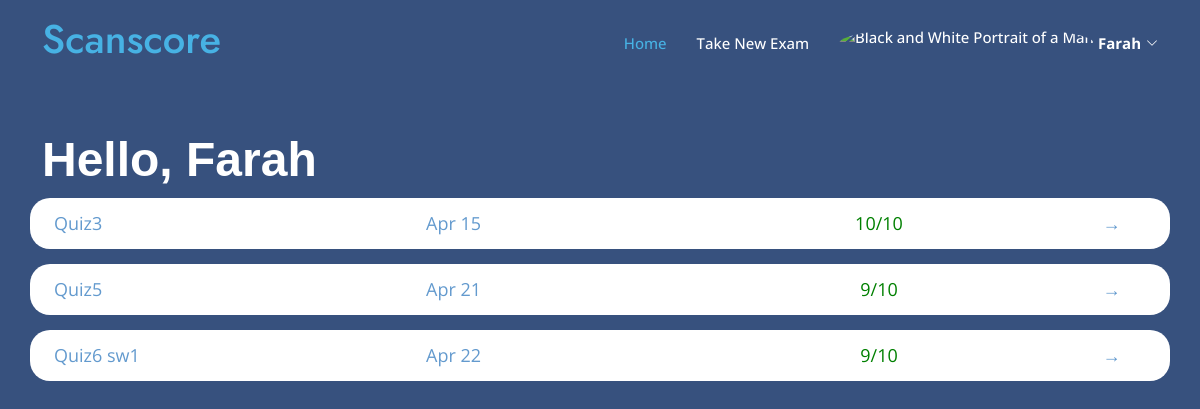
/student_dashboard/ (signed in), run on an earlier commit of the app's database.
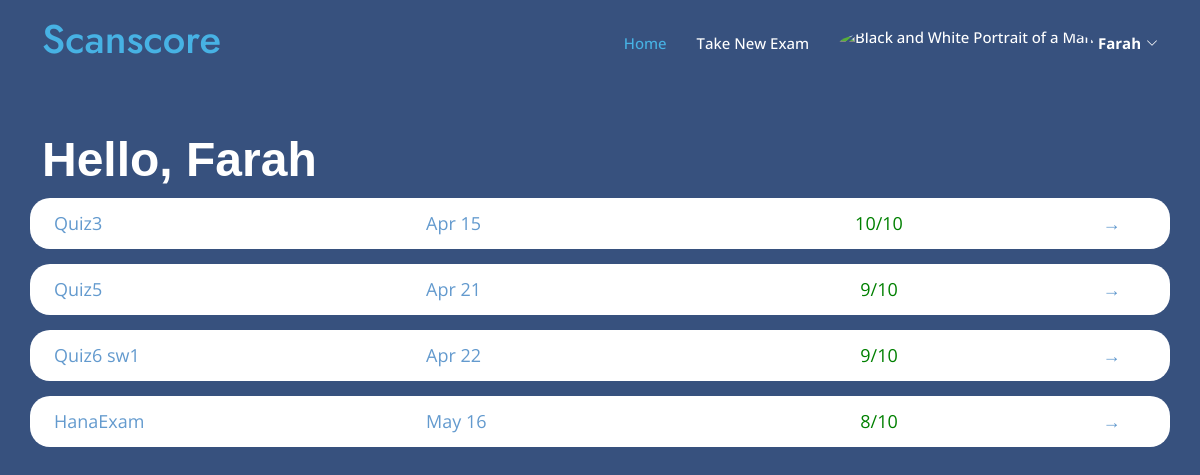
And on a later commit of the database.
### myapp/models.py (models this page shows)
class ExamSubmission(models.Model):
    exam = models.ForeignKey(Exam, on_delete=models.CASCADE,related_name='submissions') #related name is used to access the submissions of a particular exam
    student = models.ForeignKey(User, on_delete=models.CASCADE,related_name='submissions') #related name is used to access the submissions of a particular student
    student_answer = models.TextField(max_length=10000)
    score = models.IntegerField()
    time_submitted = models.DateTimeField(auto_now_add=True)
    is_graded = models.BooleanField(default=False)
    is_approved = models.BooleanField(default=False) #If the teacher approves the grade , this will be set to true and then the student can see the grade

class Exam(models.Model):
    name = models.CharField(max_length=100)
    teacher = models.ForeignKey(User, on_delete=models.CASCADE)
    question= models.TextField(max_length=10000)
    model_answer = models.TextField(max_length=10000)
    keywordsList = models.TextField(max_length=10000,null=True,blank=True)
    is_active = models.BooleanField(default=False)
    time_created = models.DateTimeField(auto_now_add=True)
    time_updated = models.DateTimeField(auto_now=True)

### myapp/views.py (the view)
# urls.py: path('student_dashboard/', views.student_dashboard, name='student_dashboard'),
def student_dashboard(request):
    if not hasattr(request.user, 'student'): # Check if the user is a student
        return HttpResponseForbidden("You are not authorized to view this page.")
    student_submissions = ExamSubmission.objects.filter(student=request.user)
    return render(request, 'myapp/student/student_dashboard.html', {'student_submissions': student_submissions})

### templates/myapp/student/student_dashboard.html (shortened to what this page needs)
{% load static %}
<!DOCTYPE html>
<html lang="en">
<head>
    <link href="{% static 'vendor/aos/aos.css' %}" rel="stylesheet">
    <link href="{% static 'vendor/bootstrap/css/bootstrap.min.css' %}" rel="stylesheet">
    <link href="{% static 'vendor/bootstrap-icons/bootstrap-icons.css' %}" rel="stylesheet">
    <link href="{% static 'vendor/boxicons/css/boxicons.min.css' %}" rel="stylesheet">
    <link href="{% static 'vendor/glightbox/css/glightbox.min.css' %}" rel="stylesheet">
    <link href="{% static 'vendor/remixicon/remixicon.css' %}" rel="stylesheet">
    <link href="{% static 'vendor/swiper/swiper-bundle.min.css' %}" rel="stylesheet">
    <link href="{% static 'css/style1.css' %}" rel="stylesheet">
</head>
<body>
    <header id="header" class="fixed-top">
        <div class="container d-flex align-items-center">
            <h1 class="me-auto"><a href="{% url 'login' %}">Scanscore</a></h1>
            <nav id="navbar" class="navbar">
                <ul>
                    <li><a class="nav-link scrollto active" href="{% url 'student_dashboard' %}">Home</a></li>
                    <li><a class="nav-link scrollto" href="{% url 'take_exam' %}">Take New Exam</a></li>
                    <li class="dropdown">
                        <a href="#">
                            <img src="https://mdbcdn.b-cdn.net/img/Photos/new-templates/bootstrap-profiles/avatar-2.webp"
                                class="rounded-circle" height="35" alt="Black and White Portrait of a Man"
                                loading="lazy" />
                            <strong class="d-none d-sm-block ms-1">{{ user.first_name }}</strong><i
                                class="bi bi-chevron-down"></i>
                        </a>
                    </li>
                </ul>
            </nav>
        </div>
    </header>
    <section id="hero" class="d-flex" style="height: 100vh; text-align: left;">
        <div class="container">
            {% block content %}
            <h1
                style="font-family: 'Trebuchet MS', 'Lucida Sans Unicode', 'Lucida Grande', 'Lucida Sans', Arial, sans-serif;">
                Hello, {{ user.first_name }}
            </h1>
            <div class="exam-list">
                {% for submission in student_submissions %}
                <div class="exam-item row"
                    style="font-size: large; border-radius: 20px; background-color: white; color: rgb(99, 154, 206); padding: 12px; margin-bottom: 15px;">
                    <div class="exam-title col-md-4">{{ submission.exam.name }}</div>
                    <div class="exam-date col-md-3">{{ submission.time_submitted|date:"M d" }}</div>
                    {% if submission.is_approved %}
                    <div class="exam-grade col-md-4 grade" style="text-align: center;"
                        data-grade='{{ submission.score }}'>
                        {{ submission.score }}/10
                    </div>
                    {% else %}
                    <div class="exam-grade col-md-4" style="text-align: center;">
                        Not graded yet
                    </div>
                    {% endif %}
                    <div class="arrow col-md-1" style="cursor: pointer; text-align: center;"
                        onclick="location.href='{% url 'view_exam_student' submission.exam.id %}'">→</div>
                </div>
                {% empty %}
                <div style="text-align: center;">
                    <h2 style="padding-left: 15px;">No exams submitted yet.</h2>
                </div>
                {% endfor %}
            </div>
            {% endblock %}
        </div>
    </section>
</body>
</html>

What changed in the data, as far as the page shows it:
added ExamSubmission: exam.name "HanaExam", time_submitted "May 16", score "8"
